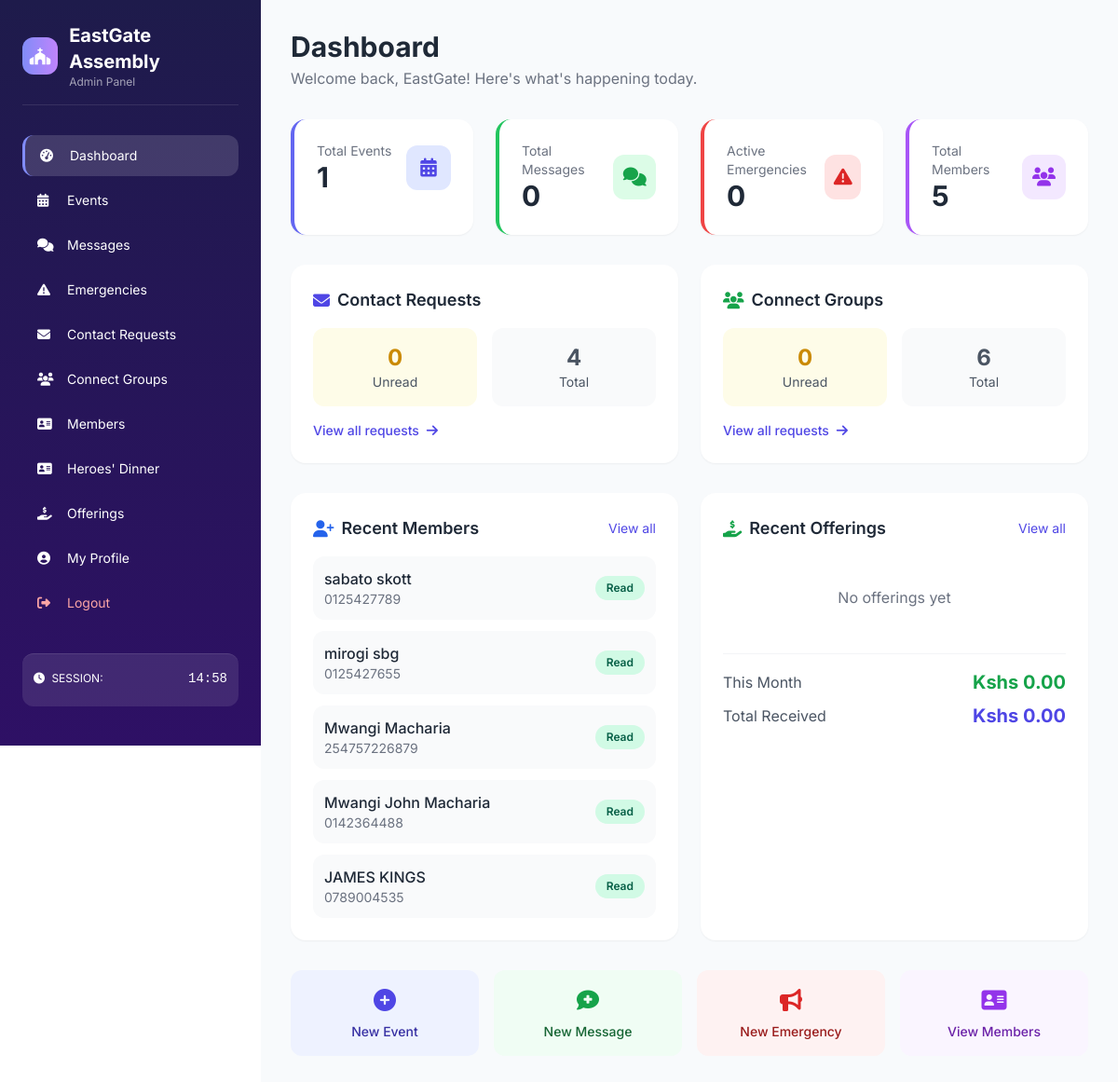
The page /index.php (signed in) on the database its author committed.
### tables this page shows
CREATE TABLE IF NOT EXISTS `members` (
  `id` int NOT NULL,
  `full_name` varchar(50) NOT NULL,
  `age` int DEFAULT NULL,
  `email` varchar(100) DEFAULT NULL,
  `phone` varchar(20) NOT NULL,
  `location` varchar(200) NOT NULL,
  `ip_address` varchar(45) DEFAULT NULL,
  `user_agent` text,
  `status` varchar(20) DEFAULT 'active',
  `registered_at` datetime DEFAULT CURRENT_TIMESTAMP,
  `is_read` tinyint(1) DEFAULT '0',
  `gender` varchar(20) DEFAULT NULL,
  PRIMARY KEY (`id`),
  UNIQUE KEY `unique_phone` (`phone`),
  UNIQUE KEY `unique_email` (`email`),
  KEY `idx_ip_address` (`ip_address`),
  KEY `idx_registered_at` (`registered_at`)
);

### index.php (the view, shortened to what this page needs)
<?php
$db = getDB();
$eventCount = $db->query("SELECT COUNT(*) FROM events")->fetchColumn();
$messageCount = $db->query("SELECT COUNT(*) FROM messages")->fetchColumn();
$emergencyCount = $db->query("SELECT COUNT(*) FROM emergencies WHERE is_active = 1")->fetchColumn();
$contactUnread = $db->query("SELECT COUNT(*) FROM contact_requests WHERE is_read = 0")->fetchColumn();
$contactTotal = $db->query("SELECT COUNT(*) FROM contact_requests")->fetchColumn();
$connectUnread = $db->query("SELECT COUNT(*) FROM connect_requests WHERE is_read = 0")->fetchColumn();
$connectTotal = $db->query("SELECT COUNT(*) FROM connect_requests")->fetchColumn();
$memberTotal = $db->query("SELECT COUNT(*) FROM members")->fetchColumn();
$offeringTotal = $db->query("SELECT COALESCE(SUM(amount), 0) FROM offerings")->fetchColumn();
$offeringThisMonth = $db->query("SELECT COALESCE(SUM(amount), 0) FROM offerings WHERE submitted_at > DATE_SUB(NOW(), INTERVAL 30 DAY)")->fetchColumn();
$recentMembers = $db->query("SELECT * FROM members ORDER BY registered_at DESC LIMIT 5")->fetchAll();
$recentOfferings = $db->query("SELECT * FROM offerings ORDER BY submitted_at DESC LIMIT 5")->fetchAll();
?>
<div class="mb-8">
    <h1 class="text-3xl font-bold text-gray-800">Dashboard</h1>
    <p class="text-gray-500 mt-1">Welcome back, <?php echo htmlspecialchars($_SESSION['admin_username']); ?>! Here's what's happening today.</p>
</div>
<div class="grid grid-cols-1 sm:grid-cols-2 lg:grid-cols-4 gap-6 mb-8">
    <div class="bg-white rounded-2xl shadow-sm p-6 stat-card border-l-4 border-indigo-500">
        <div class="flex items-center justify-between">
            <div>
                <p class="text-gray-500 text-sm">Total Events</p>
                <h3 class="text-3xl font-bold text-gray-800"><?php echo $eventCount; ?></h3>
            </div>
            <div class="w-12 h-12 bg-indigo-100 rounded-xl flex items-center justify-center">
                <i class="fas fa-calendar-alt text-indigo-600 text-xl"></i>
            </div>
        </div>
    </div>
    <div class="bg-white rounded-2xl shadow-sm p-6 stat-card border-l-4 border-green-500">
        <div class="flex items-center justify-between">
            <div>
                <p class="text-gray-500 text-sm">Total Messages</p>
                <h3 class="text-3xl font-bold text-gray-800"><?php echo $messageCount; ?></h3>
            </div>
            <div class="w-12 h-12 bg-green-100 rounded-xl flex items-center justify-center">
                <i class="fas fa-comments text-green-600 text-xl"></i>
            </div>
        </div>
    </div>
    <div class="bg-white rounded-2xl shadow-sm p-6 stat-card border-l-4 border-red-500">
        <div class="flex items-center justify-between">
            <div>
                <p class="text-gray-500 text-sm">Active Emergencies</p>
                <h3 class="text-3xl font-bold text-gray-800"><?php echo $emergencyCount; ?></h3>
            </div>
            <div class="w-12 h-12 bg-red-100 rounded-xl flex items-center justify-center">
                <i class="fas fa-exclamation-triangle text-red-600 text-xl"></i>
            </div>
        </div>
    </div>
    <div class="bg-white rounded-2xl shadow-sm p-6 stat-card border-l-4 border-purple-500">
        <div class="flex items-center justify-between">
            <div>
                <p class="text-gray-500 text-sm">Total Members</p>
                <h3 class="text-3xl font-bold text-gray-800"><?php echo $memberTotal; ?></h3>
            </div>
            <div class="w-12 h-12 bg-purple-100 rounded-xl flex items-center justify-center">
                <i class="fas fa-users text-purple-600 text-xl"></i>
            </div>
        </div>
    </div>
</div>
<div class="grid grid-cols-1 lg:grid-cols-2 gap-6 mb-8">
    <div class="bg-white rounded-2xl shadow-sm p-6">
        <h3 class="text-lg font-semibold text-gray-800 mb-4 flex items-center">
            <i class="fas fa-envelope text-indigo-600 mr-2"></i> Contact Requests
        </h3>
        <div class="grid grid-cols-2 gap-4">
            <div class="text-center p-4 bg-yellow-50 rounded-xl">
                <p class="text-2xl font-bold text-yellow-600"><?php echo $contactUnread; ?></p>
                <p class="text-sm text-gray-600">Unread</p>
            </div>
            <div class="text-center p-4 bg-gray-50 rounded-xl">
                <p class="text-2xl font-bold text-gray-600"><?php echo $contactTotal; ?></p>
                <p class="text-sm text-gray-600">Total</p>
            </div>
        </div>
        <a href="contact_requests.php" class="mt-4 inline-block text-indigo-600 hover:text-indigo-800 text-sm font-medium">
            View all requests <i class="fas fa-arrow-right ml-1"></i>
        </a>
    </div>
    <div class="bg-white rounded-2xl shadow-sm p-6">
        <h3 class="text-lg font-semibold text-gray-800 mb-4 flex items-center">
            <i class="fas fa-users text-green-600 mr-2"></i> Connect Groups
        </h3>
        <div class="grid grid-cols-2 gap-4">
            <div class="text-center p-4 bg-yellow-50 rounded-xl">
                <p class="text-2xl font-bold text-yellow-600"><?php echo $connectUnread; ?></p>
                <p class="text-sm text-gray-600">Unread</p>
            </div>
            <div class="text-center p-4 bg-gray-50 rounded-xl">
                <p class="text-2xl font-bold text-gray-600"><?php echo $connectTotal; ?></p>
                <p class="text-sm text-gray-600">Total</p>
            </div>
        </div>
        <a href="connect_requests.php" class="mt-4 inline-block text-indigo-600 hover:text-indigo-800 text-sm font-medium">
            View all requests <i class="fas fa-arrow-right ml-1"></i>
        </a>
    </div>
</div>
<div class="grid grid-cols-1 lg:grid-cols-2 gap-6">
    <div class="bg-white rounded-2xl shadow-sm p-6">
        <div class="flex justify-between items-center mb-4">
            <h3 class="text-lg font-semibold text-gray-800 flex items-center">
                <i class="fas fa-user-plus text-blue-600 mr-2"></i> Recent Members
            </h3>
            <a href="members.php" class="text-sm text-indigo-600 hover:text-indigo-800">View all</a>
        </div>
        <?php if (empty($recentMembers)): ?>
            <p class="text-gray-500 text-center py-8">No members yet</p>
        <?php else: ?>
            <div class="space-y-3">
                <?php foreach ($recentMembers as $member): ?>
                    <div class="flex items-center justify-between p-3 bg-gray-50 rounded-xl">
                        <div>
                            <p class="font-medium text-gray-800"><?php echo htmlspecialchars($member['full_name']); ?></p>
                            <p class="text-sm text-gray-500"><?php echo htmlspecialchars($member['phone']); ?></p>
                        </div>
                        <span class="badge <?php echo $member['is_read'] ? 'badge-read' : 'badge-unread'; ?>">
                            <?php echo $member['is_read'] ? 'Read' : 'New'; ?>
                        </span>
                    </div>
                <?php endforeach; ?>
            </div>
        <?php endif; ?>
    </div>
    <div class="bg-white rounded-2xl shadow-sm p-6">
        <div class="flex justify-between items-center mb-4">
            <h3 class="text-lg font-semibold text-gray-800 flex items-center">
                <i class="fas fa-hand-holding-usd text-green-600 mr-2"></i> Recent Offerings
            </h3>
            <a href="offerings.php" class="text-sm text-indigo-600 hover:text-indigo-800">View all</a>
        </div>
        <?php if (empty($recentOfferings)): ?>
            <p class="text-gray-500 text-center py-8">No offerings yet</p>
        <?php endif; ?>
        <div class="mt-4 pt-4 border-t border-gray-100">
            <div class="flex justify-between items-center">
                <span class="text-gray-600">This Month</span>
                <span class="font-bold text-xl text-green-600">Kshs <?php echo number_format($offeringThisMonth, 2); ?></span>
            </div>
            <div class="flex justify-between items-center mt-2">
                <span class="text-gray-600">Total Received</span>
                <span class="font-bold text-xl text-indigo-600">Kshs <?php echo number_format($offeringTotal, 2); ?></span>
            </div>
        </div>
    </div>
</div>
<div class="grid grid-cols-2 md:grid-cols-4 gap-4 mt-8">
    <a href="events.php?action=create" class="bg-indigo-50 hover:bg-indigo-100 rounded-xl p-4 text-center transition">
        <i class="fas fa-plus-circle text-indigo-600 text-2xl mb-2"></i>
        <p class="font-medium text-indigo-800 text-sm">New Event</p>
    </a>
    <a href="messages.php?action=create" class="bg-green-50 hover:bg-green-100 rounded-xl p-4 text-center transition">
        <i class="fas fa-comment-medical text-green-600 text-2xl mb-2"></i>
        <p class="font-medium text-green-800 text-sm">New Message</p>
    </a>
    <a href="emergencies.php?action=create" class="bg-red-50 hover:bg-red-100 rounded-xl p-4 text-center transition">
        <i class="fas fa-bullhorn text-red-600 text-2xl mb-2"></i>
        <p class="font-medium text-red-800 text-sm">New Emergency</p>
    </a>
    <a href="members.php" class="bg-purple-50 hover:bg-purple-100 rounded-xl p-4 text-center transition">
        <i class="fas fa-address-card text-purple-600 text-2xl mb-2"></i>
        <p class="font-medium text-purple-800 text-sm">View Members</p>
    </a>
</div>
<?php
require_once 'layout.php';
?>

### layout.php (style rules this page uses)
* { font-family: 'Inter', sans-serif; }
.stat-card { transition: all 0.3s ease; border-radius: 20px; }
.badge { display: inline-flex; align-items: center; padding: 4px 12px; border-radius: 30px; font-size: 12px; font-weight: 600; }
.badge-read { background: #d1fae5; color: #065f46; }

### rows shown on the page
members: full_name "sabato skott", phone "0125427789", is_read "Read"
members: full_name "mirogi sbg", phone "0125427655", is_read "Read"
members: full_name "Mwangi Macharia", phone "254757226879", is_read "Read"
members: full_name "Mwangi John Macharia", phone "0142364488", is_read "Read"
members: full_name "JAMES KINGS", phone "0789004535", is_read "Read"

### other values the page prints
SITE_NAME "EastGate Assembly"
$_SESSION['admin_username'] "EastGate"
$eventCount "1"
$messageCount "0"
$emergencyCount "0"
$memberTotal "5"
$contactUnread "0"
$contactTotal "4"
$connectUnread "0"
$connectTotal "6"
$offeringThisMonth "0.00"
$offeringTotal "0.00"
